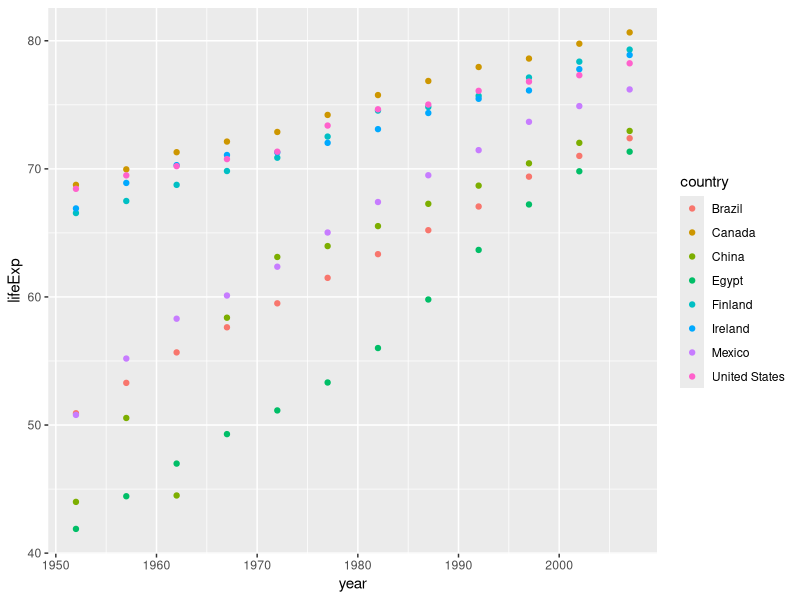
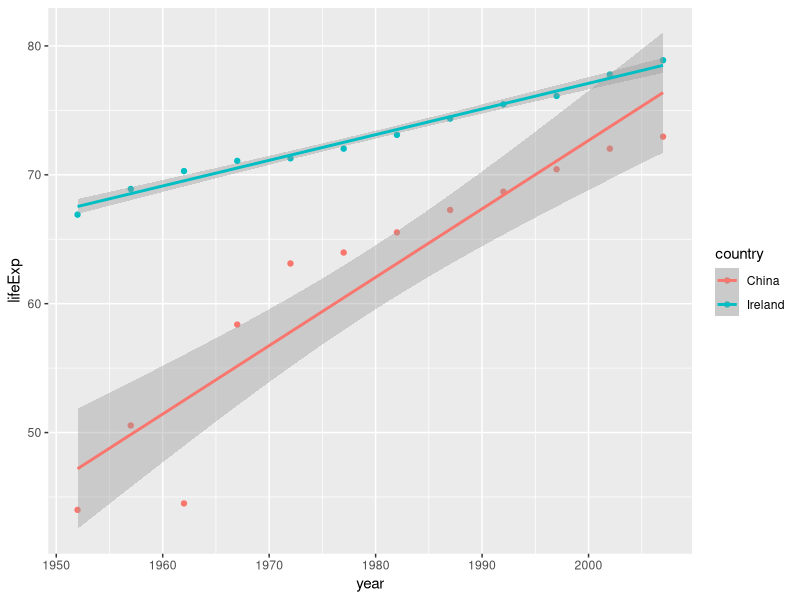

Write R code to recreate these figures, in order.
## ---- chunk 1
knitr::opts_chunk$set(echo = TRUE,eval = TRUE, comment = NA,warning=F,message=F)

## ---- chunk 2
# packages
library(dplyr)
library(ggplot2)

## ---- chunk 3
gapminder<-read.csv("./gapmindersubset.csv")
## ---- chunk 4
gapminder%>%group_by(country) %>% summarise(n(),mean(lifeExp),median(lifeExp),sd(lifeExp))

## ---- chunk 5
ggplot(gapminder,aes(x=year,y=lifeExp, colour=country))+geom_point()

## ---- chunk 6
data<-gapminder%>%filter(country%in%c("Ireland","China"))
fit<-lm(lifeExp~time+country,data=data)
summary(fit)

## ---- chunk 7
fit<-lm(lifeExp~time*country,data=data)
summary(fit)

ggplot(data, aes(y=lifeExp, x=year, colour=country))+geom_point()+
 geom_smooth(method="lm", se=T)
 
